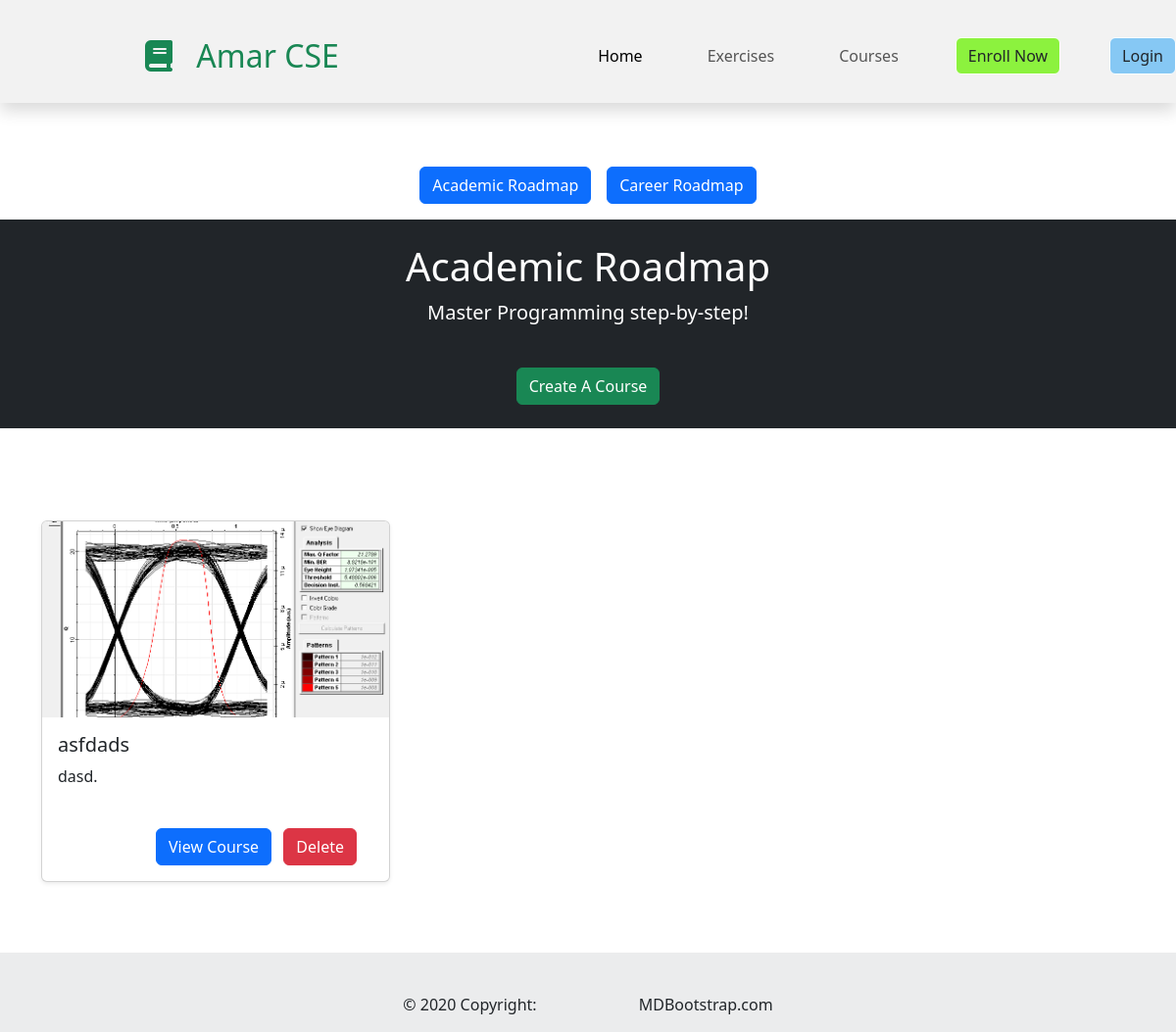
Page /academic_course/ on the earlier database version.
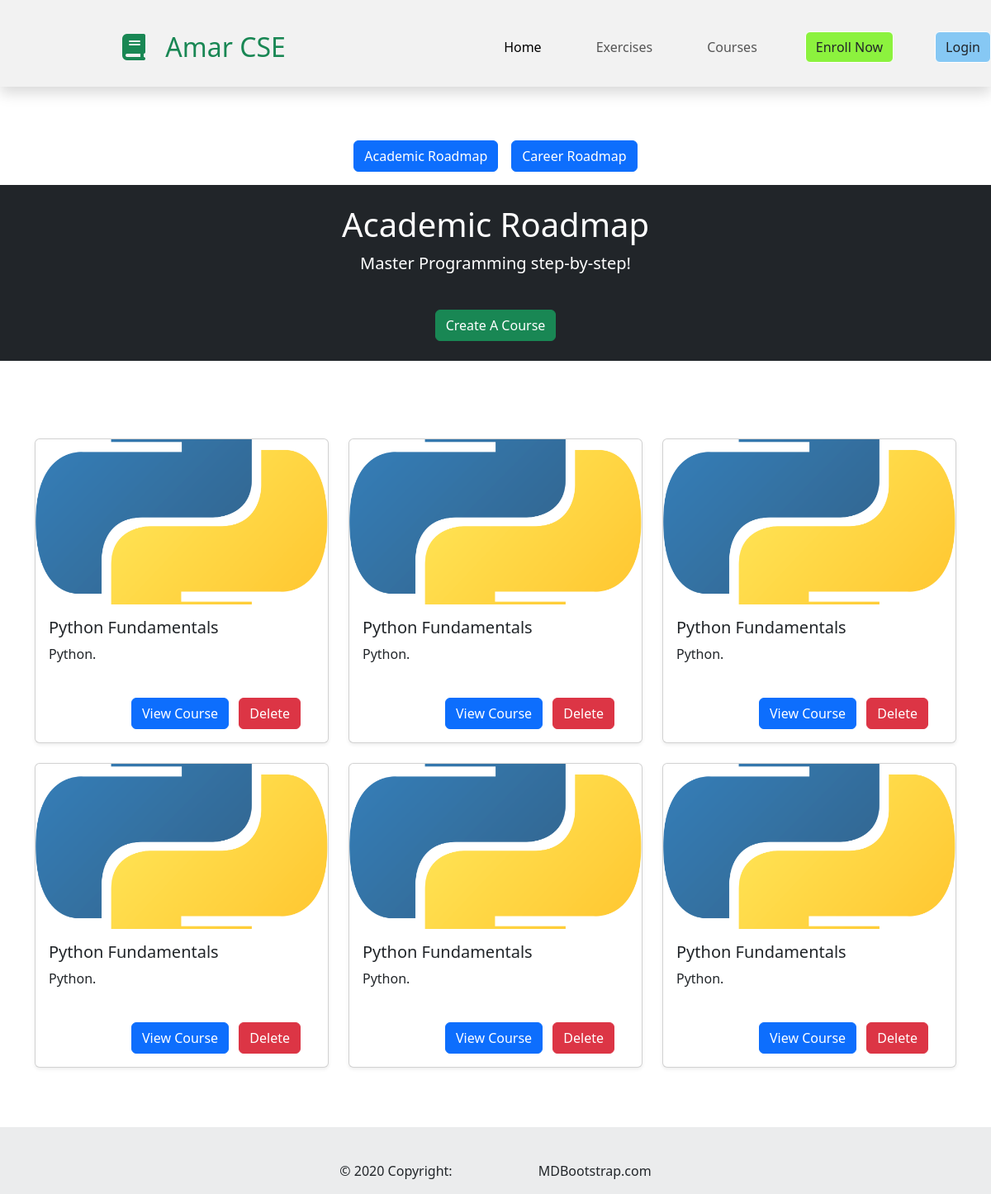
Same page on the later database version.
### course/models.py (models this page shows, shortened)
class Course(models.Model):
    name = models.CharField(max_length=100)
    image = models.ImageField(upload_to='courses/',null=True, blank=True)
    CATEGORY_CHOICES = [
        ('academic', 'Academic'),
        ('career', 'Career'),
    ]
    description = models.TextField()
    category = models.CharField(
        max_length=100,
        choices=CATEGORY_CHOICES,
        default='academic',
    )

### amarcse/views.py (the view)
# urls.py: path('academic_course/', views.ACADEMIC_COURSE, name='academic_course'),
def ACADEMIC_COURSE(request):
    academic_courses = Course.objects.filter(category='academic')
    return render(request, 'components/academic_course.html', {'academic_courses': academic_courses})

### template/components/academic_course.html
{% extends 'base.html' %}
{% block content %}
 <div class="d-flex justify-content-center my-3">
    <a href="{% url 'academic_course' %}" class="btn btn-primary mx-2">Academic Roadmap</a>
    <a href="{% url 'career_course' %}" class="btn btn-primary mx-2">Career Roadmap</a>
</div>
<header class="bg-dark text-white text-center py-4">
    <h1>Academic Roadmap</h1>
    <p class="lead">Master Programming step-by-step!</p>
    <a class="btn btn-success mx-2" href="{% url 'create_course' %}">Create A Course</a>
</header>
<main class="container my-5">
    <div class="btn my-3">
    </div>
    {% if academic_courses %}
        <div class="row g-4">
            {% for ac in academic_courses %}
                <div class="col-md-6 col-lg-4">
                    <div class="card h-100 shadow-sm">
                        <img src="{{ ac.image.url }}" alt="interviews" class="card-img-top" style="height: 200px; object-fit: cover;">
                        <div class="card-body">
                            <h5 class="card-title">{{ ac.name }}</h5>
                            <p class="card-text">{{ ac.description }}.</p>
                            <a href="{% url 'lecture_list' ac.id %}" class="btn btn-primary">View Course</a>
                            <a class="btn btn-danger mx-2" type="button" href="{% url 'delete_course' ac.id %}">Delete</a>
                        </div>
                    </div>
                </div>
            {% endfor %}
        </div>
    {% else %}
        <p>No academic courses available.</p>
    {% endif %}
</main>
{% endblock %}

### template/base.html (shortened to what this page needs)
<!DOCTYPE html>
{% load static %}
<html lang="en">
<head>
    <link href="https://cdn.jsdelivr.net/npm/bootstrap@5.3.3/dist/css/bootstrap.min.css" rel="stylesheet">
    <link rel="stylesheet" href="{% static 'css/style.css'%}">
    <link rel="stylesheet" href="{% static 'css/index.css'%}">
    <link rel="stylesheet" href="{% static 'css/index1.css'%}">
    <link rel="stylesheet" href="{% static 'css/index2.css'%}">
    <link rel="stylesheet" href="{% static 'css/learningcontent.css'%}">
    <link rel="stylesheet" href="{% static 'css/lectures.css'%}">
    <link rel="stylesheet" href="{% static 'css/exercise.css'%}">
    <link rel="stylesheet" href="{% static 'css/user.css'%}">
</head>
<body>
    {%include 'components/header.html' %}
    <br>
    {% block content %}{% endblock %}
    <br>
    {%include 'components/footer.html' %}
</body>
</html>

### template/components/header.html (shortened to what this page needs)
{% load static %}
<section>
    <div >
        <nav class="navbar navbar-expand-lg bg navbar-light shadow sticky-top pb-4 ">
            <a href="{% url 'index' %}" class="navbar-brand d-flex align-items-center px-4 px-lg-5">
                <h2 class="m-0 text-success"><i class="fa fa-book me-3"></i> Amar CSE</h2>
            </a>
            <div class="collapse navbar-collapse justify-content-between" id="navbarCollapse">
                <div class="navbar-nav ms-auto p-4 p-lg-0">
                    <a href="{% url 'index' %}" class="nav-item1 nav-link active">Home</a>
                    <a href="about.html" class="nav-item1 nav-link">Exercises</a>
                    <a href="{% url 'academic_course' %}" class="nav-item1 nav-link">Courses</a>
                </div>
                {% if user.is_authenticated %}
                    <div class="d-flex align-items-center">
                        <a href="{% url 'user' %}"><h2 class="m-0 text-primary"><i class="fa-solid fa-user"></i> Hello
                            {{ user }} !! </h2></a>
                        <a href="{% url 'logout' %}" class="btn nav-item1" style="background-color: #4bc944; border-color: #ffffff; ">Logout</a>
                    </div>
                {% else %}
                    <div class="d-flex align-items-center">
                        <a href="{% url 'register' %}" class="btn nav-item1" style="background-color: #8cf23e; border-color: #ffffff;">Enroll Now</a>
                        <a href="{% url 'login' %}" class="btn nav-item1" style="background-color: #86c8f4; border-color: #ffffff;">Login</a>
                    </div>
                {% endif %}
            </div>
        </nav>
    </div>
</section>

### template/components/footer.html
{% load static %}
<section>
    <footer class="text-center bg-body-tertiary">
        <div >
        <div class="text-center p-3" style="background-color: rgba(0, 0, 0, 0.05);">
          © 2020 Copyright:
          <a class="text-body" href="https://mdbootstrap.com/">MDBootstrap.com</a>
        </div>
      </footer>
</section>

### static/css/style.css (style rules this page uses)
*:before, *:after { padding: 0; margin: 0; box-sizing: border-box; }
::placeholder { color: #e5e5e5; }
a { color: #23a2f6; text-decoration: none; display: inline-block; margin-left: 100px; margin-top: 25px; }
.bg { background-color: rgba(0, 0, 0, 0.05); }
.nav-item1 { margin-left: 50px; }

### static/css/learningcontent.css (style rules this page uses)
* { margin: 0; padding: 0; }

### static/css/exercise.css (style rules this page uses)
.container { background-color: white ; }

### static/css/user.css (style rules this page uses)
* { margin: 0px; padding: 0px; }

Differences in the rows shown:
removed Course: image (picture), name "asfdads", description "dasd"
added Course: image (picture), name "Python Fundamentals", description "Python"
added Course: image (picture), name "Python Fundamentals", description "Python"
added Course: image (picture), name "Python Fundamentals", description "Python"
added Course: image (picture), name "Python Fundamentals", description "Python"
added Course: image (picture), name "Python Fundamentals", description "Python"
added Course: image (picture), name "Python Fundamentals", description "Python"
